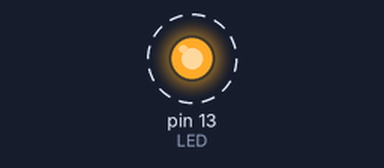
The sketch below on a simulated Arduino Uno, built with avr-gcc and run on an emulated ATmega328P. Parts: output pins drawn as LEDs (lit = HIGH). Dashed ring = blinking. What the sketch prints to the serial monitor is not drawn.

Above: at 0.05 s.
Timing chart, 0 to 3.0 s (numbered marks = the images above):
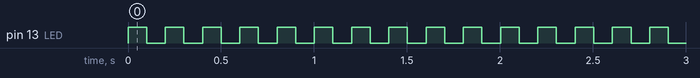

The sketch:

S9.ino
```cpp
/*
Programa del blink con arduino (Hola mundo).
Autor:Angel Morales (angelmoca21@gmail.com)
Ultima fecha de modificación:20/10/22
*/

#define LED 13 //LED -> PIN 13

void setup()
{
  pinMode(LED, OUTPUT); //PIN 13 configurado como salida.
  Serial.begin(9600); //Inicializacion del puerto serial.
}

void loop()
{
  digitalWrite(LED, HIGH); //A LED se le manda a nivel alto (encender)
  Serial.println("El LED se encendio");
  delay(100);//1s de tiempo de espera
  digitalWrite(LED, LOW);//A LED se le manda a nivel bajo (apaga)
  Serial.println("El LED se apago");
  delay(100);//1s de tiempo de espera
}
```

Measured:
- by itself, pin 13 (LED): alternates HIGH for 0.10 s and LOW for 0.10 s
